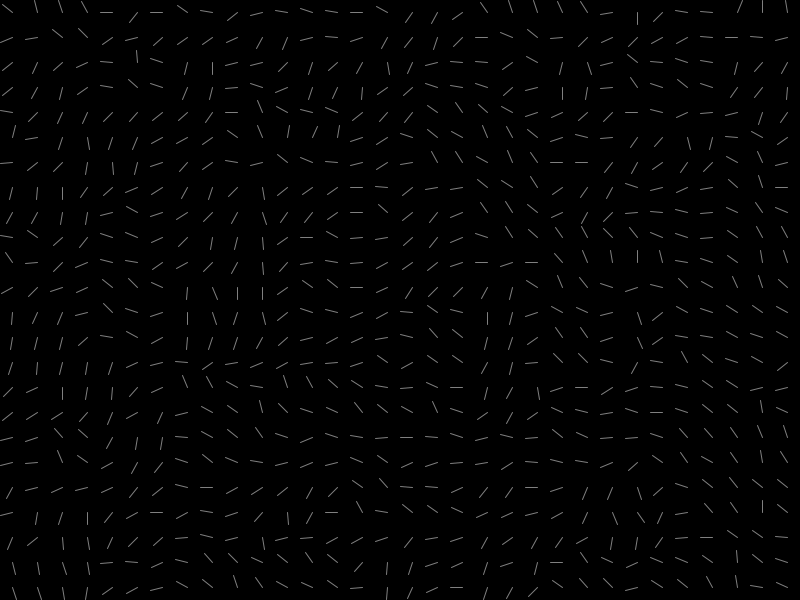
Frame 1 (no input)
Frame 60 (the mouse pressed at the canvas centre just before this capture): identical to frame 1, image omitted
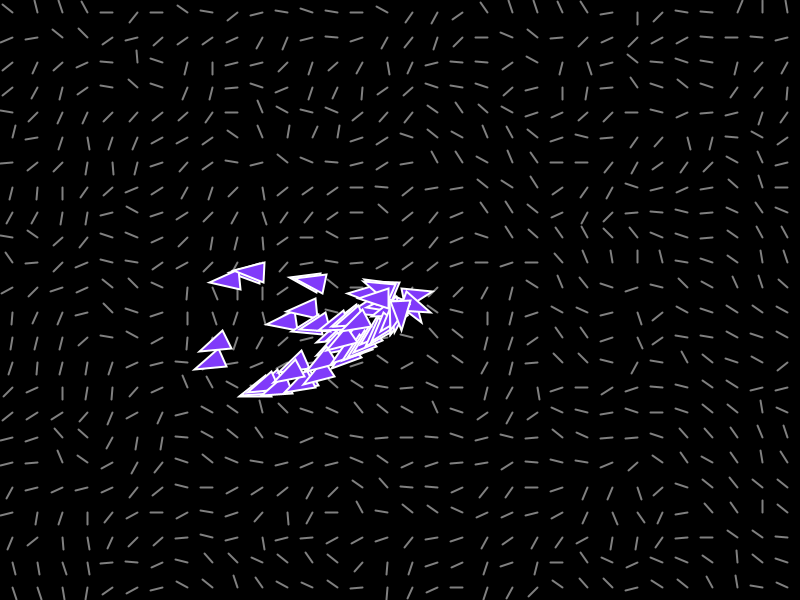
Frame 120 (the mouse held since frame 60 and released just before this capture)

The Processing sketch that drew these frames (run headless with seeded random() and noise(); from frame 60 on, the mouse is pressed at the canvas centre):

// Processing sketch: ejemploCampoFlujo
// ── ejemploCampoFlujo.pde
FlowField field;
ArrayList<Vehicle> vehicles;

void setup() {
  size(800, 600);
  background(0);
  field = new FlowField(25, 0.4, 0.1);
  vehicles = new ArrayList();
}

void draw() {
  background(0);
  field.display();
  for (Vehicle v : vehicles) {
    PVector f = field.getForce(v.pos.x, v.pos.y);
    v.applyForce(f);
    v.update();
    v.display();
  }
  if (mousePressed) {
    Vehicle v = new Vehicle(mouseX, mouseY, PVector.random2D());
    v.setWrapBorders(true);
    vehicles.add(v);
    
  }
}
// ── FlowField.pde
class FlowField {
  PVector [][] grid;
  float resolution;
  int rows;
  int columns;
  float noiseOffset = 0.1;
  float defaultMag = 5;
  
  FlowField(float resolution, float noiseOffset, float defaultMag) {
    this.resolution = resolution;
    this.noiseOffset = noiseOffset;
    this.defaultMag = defaultMag;
    rows = (int)(height / resolution);
    columns = (int)(width / resolution);
    grid = new PVector[rows][];
    for (int r = 0; r < rows; r++) {
      grid[r] = new PVector[columns];
      for (int c = 0; c < columns; c++) {
        float angle = map(noise((float)r * noiseOffset, (float)c * noiseOffset), 0, 1, 0, TWO_PI);
        grid[r][c] = PVector.fromAngle(angle);
        grid[r][c].setMag(defaultMag);
      }
    }
  }
  void display() {
    for (int r = 0; r < rows; r++) {
      for (int c = 0; c < columns; c++) {
        displayVector(grid[r][c], c * resolution, r * resolution);
      }
    }
  }
  void displayVector(PVector vector, float x, float y) {
    PVector v = vector.copy();
    v.setMag(resolution / 2);
    pushMatrix();
    translate(x + resolution/2, y + resolution/2);
    stroke(128);
    line(0, 0, v.x, v.y);
    popMatrix();    
  }
  PVector getForce(float x, float y) {
    if (x >= 0 && x <= width) {
      if (y >= 0 && y <= height) {
        int r = (int)(y / resolution);
        int c = (int)(x / resolution);
        return grid[r][c];
      }
    }
    return new PVector(0, 0);
  }
}
// ── Vehicle.pde
class Vehicle {
  PVector pos;
  PVector vel;
  PVector acc;
  float mass;
  float maxSpeed;
  float maxForce;
  float arrivalRadius;

  float r;
  color c;
  boolean wrapBorders;

  Vehicle(float x, float y, PVector vel) {
    pos = new PVector(x, y);
    this.vel = vel;
    acc = new PVector(0, 0);
    mass = 1;
    r = 10;
    maxSpeed = 4;
    maxForce = 0.3;
    c = color(128, 58, 250);
    arrivalRadius = 200;
    wrapBorders = false;
  }
  void update() {
    vel.add(acc);
    vel.limit(maxSpeed);
    pos.add(vel);
    acc.mult(0);
    borders();
  }
  void applyForce(PVector force) {
    PVector f = PVector.div(force, mass);
    acc.add(f);
  }
  void seek(PVector target) {
    PVector desired = PVector.sub(target, pos);
    desired.setMag(maxSpeed);
    PVector steering = PVector.sub(desired, vel);
    steering.limit(maxForce);
    applyForce(steering);
  }
  void arrive(PVector target) {
    PVector desired = PVector.sub(target, pos);
    float amount = map(desired.mag(), 0, arrivalRadius, 0, maxSpeed);
    desired.setMag(maxSpeed * amount);
    PVector steering = PVector.sub(desired, vel);
    steering.limit(maxForce);
    applyForce(steering);
  }
  void display() {
    float ang = vel.heading();
    stroke(255);
    strokeWeight(2);
    fill(c);
    pushMatrix();
    translate(pos.x, pos.y);
    rotate(ang);
    beginShape();
    vertex(r * 3, 0);
    vertex(0, -r);
    vertex(0, r);
    endShape(CLOSE);
    popMatrix();
  }
  void setWrapBorders(boolean wrap) {
    wrapBorders = wrap;
  }
  void borders() {
    if (wrapBorders) {
      pos.x = (pos.x + width) % width;
      pos.y = (pos.y + height) % height;
    }
  }
}
